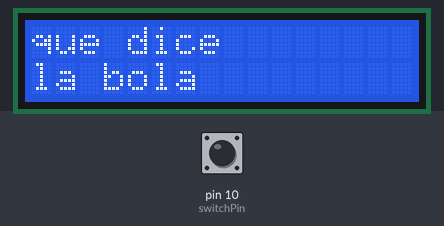
The sketch below on a simulated Arduino Uno, built with avr-gcc and run on an emulated ATmega328P. Parts: 16×2 character LCD. Inputs (shaded band) come from the test bench; at power-on: pin 10 (switchPin) LOW. Random numbers use the default seed unless the sketch sets one.

Above: at 1.2 s.
1.3 s: pin 10 (switchPin) pulled HIGH for 0.15 s
At 2.5 s:
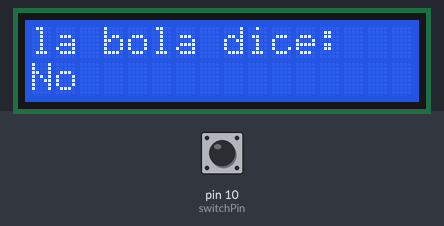
2.9 s: pin 10 (switchPin) pulled HIGH for 1 s
At 5.0 s:
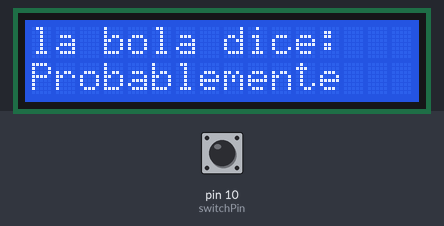
5.4 s: pin 10 (switchPin) pulsed HIGH 5 times (0.12 s each, 0.3 s apart)
At 7.7 s:
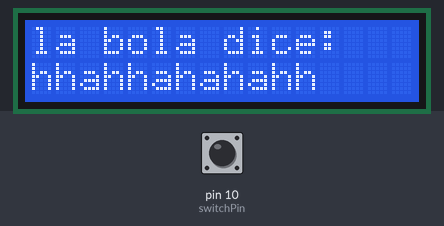
8.4 s: pin 10 (switchPin) pulled HIGH for 0.15 s
At 9.2 s:
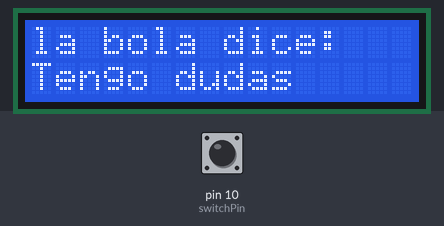
10.0 s: pin 10 (switchPin) pulled HIGH for 3.2 s
At 14.4 s:
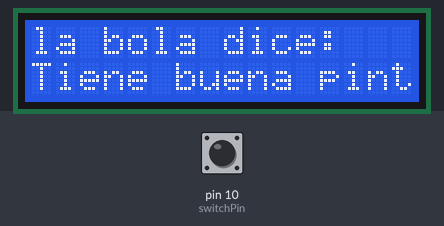
14.7 s: pin 10 (switchPin) pulled HIGH for 0.15 s
At 15.2 s:
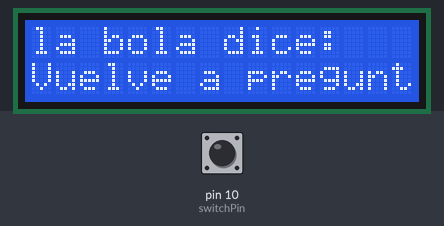
Timing chart, 0 to 17.3 s (numbered marks = the images above; inputs shaded):
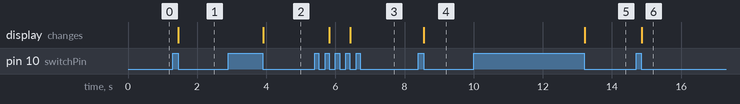

The sketch:

bola_de_cristal.ino
```cpp
#include <LiquidCrystal.h>
LiquidCrystal lcd(12,11,5,4,3,2);
const int switchPin = 10;
int switchState = 0;
int prevSwitchState = 0;
int reply;
void setup() {
  lcd.begin(16,2);
  pinMode(switchPin,INPUT);
  lcd.print("que dice");
  lcd.setCursor(0,1);
  lcd.print("la bola");
}
void loop(){
switchState = digitalRead(switchPin);
if(switchState!=prevSwitchState){
  if(switchState == LOW){
    reply = random(8);
    lcd.clear();
    lcd.setCursor(0, 0);
    lcd.print("la bola dice:");
    lcd.setCursor(0, 1);
switch(reply){
  case 0:
  lcd.print("hhahhahahahh");
  break;
  case 1:
  lcd.print("Probablemente");
  break;
  case 2:
  lcd.print("Desde luego");
  break;
  case 3:
  lcd.print("Tiene buena pinta");
  break;
  case 4:
  lcd.print("No estoy segura");
  break;
  case 5:
  lcd.print("Vuelve a preguntar");
  break;
  case 6:
  lcd.print("Tengo dudas");
  break;
  case 7:
  lcd.print("No");
  break;
}
  }
}
prevSwitchState = switchState;
  }
```

Measured:
- after the input at 1.3 s, the display: changes after 0.15 s (image 1)
- after the input at 2.9 s, the display: changes after 1.0 s (image 2)
- after the input at 5.4 s, the display: first changes after 0.43 s (image 3 shows a later state)
- after the input at 8.4 s, the display: changes after 0.16 s (image 4)
- after the input at 10.0 s, the display: changes after 3.2 s (image 5)
- after the input at 14.7 s, the display: changes after 0.16 s (image 6)
